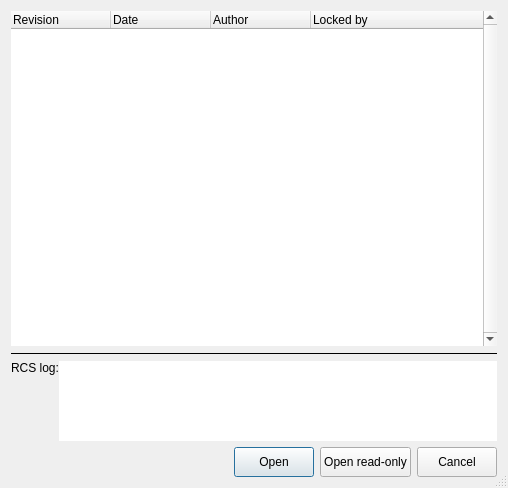
<ui version="4.0" >
 <class>RCSFilePreview_q</class>
 <widget class="QDialog" name="RCSFilePreview_q" >
  <property name="windowModality" >
   <enum>Qt::WindowModal</enum>
  </property>
  <property name="enabled" >
   <bool>true</bool>
  </property>
  <property name="geometry" >
   <rect>
    <x>0</x>
    <y>0</y>
    <width>508</width>
    <height>488</height>
   </rect>
  </property>
  <property name="sizePolicy" >
   <sizepolicy vsizetype="Preferred" hsizetype="Preferred" >
    <horstretch>0</horstretch>
    <verstretch>0</verstretch>
   </sizepolicy>
  </property>
  <property name="windowTitle" >
   <string>RCSFilePreview</string>
  </property>
  <property name="sizeGripEnabled" >
   <bool>true</bool>
  </property>
  <property name="modal" >
   <bool>true</bool>
  </property>
  <layout class="QVBoxLayout" >
   <item>
    <widget class="QTreeWidget" name="RCSTreeView" >
     <property name="minimumSize" >
      <size>
       <width>300</width>
       <height>0</height>
      </size>
     </property>
     <property name="frameShape" >
      <enum>QFrame::NoFrame</enum>
     </property>
     <property name="frameShadow" >
      <enum>QFrame::Plain</enum>
     </property>
     <property name="verticalScrollBarPolicy" >
      <enum>Qt::ScrollBarAlwaysOn</enum>
     </property>
     <property name="alternatingRowColors" >
      <bool>false</bool>
     </property>
     <property name="allColumnsShowFocus" >
      <bool>true</bool>
     </property>
     <column>
      <property name="text" >
       <string>Revision</string>
      </property>
     </column>
     <column>
      <property name="text" >
       <string>Date</string>
      </property>
     </column>
     <column>
      <property name="text" >
       <string>Author</string>
      </property>
     </column>
     <column>
      <property name="text" >
       <string>Locked by</string>
      </property>
     </column>
    </widget>
   </item>
   <item>
    <widget class="Line" name="line2" >
     <property name="frameShape" >
      <enum>QFrame::HLine</enum>
     </property>
     <property name="frameShadow" >
      <enum>QFrame::Plain</enum>
     </property>
     <property name="orientation" >
      <enum>Qt::Horizontal</enum>
     </property>
    </widget>
   </item>
   <item>
    <layout class="QHBoxLayout" >
     <property name="spacing" >
      <number>0</number>
     </property>
     <item>
      <widget class="QLabel" name="textLabel1" >
       <property name="sizePolicy" >
        <sizepolicy vsizetype="Minimum" hsizetype="Minimum" >
         <horstretch>0</horstretch>
         <verstretch>0</verstretch>
        </sizepolicy>
       </property>
       <property name="text" >
        <string>RCS log:</string>
       </property>
       <property name="alignment" >
        <set>Qt::AlignTop</set>
       </property>
       <property name="wordWrap" >
        <bool>false</bool>
       </property>
       <property name="margin" >
        <number>4</number>
       </property>
       <property name="indent" >
        <number>0</number>
       </property>
      </widget>
     </item>
     <item>
      <widget class="QTextBrowser" name="comment" >
       <property name="sizePolicy" >
        <sizepolicy vsizetype="Fixed" hsizetype="Expanding" >
         <horstretch>0</horstretch>
         <verstretch>0</verstretch>
        </sizepolicy>
       </property>
       <property name="maximumSize" >
        <size>
         <width>32767</width>
         <height>80</height>
        </size>
       </property>
       <property name="frameShape" >
        <enum>QFrame::NoFrame</enum>
       </property>
      </widget>
     </item>
    </layout>
   </item>
   <item>
    <layout class="QHBoxLayout" >
     <item>
      <spacer>
       <property name="orientation" >
        <enum>Qt::Horizontal</enum>
       </property>
       <property name="sizeType" >
        <enum>QSizePolicy::Expanding</enum>
       </property>
       <property name="sizeHint" >
        <size>
         <width>111</width>
         <height>30</height>
        </size>
       </property>
      </spacer>
     </item>
     <item>
      <widget class="QPushButton" name="openButton" >
       <property name="minimumSize" >
        <size>
         <width>0</width>
         <height>30</height>
        </size>
       </property>
       <property name="acceptDrops" >
        <bool>true</bool>
       </property>
       <property name="text" >
        <string>Open</string>
       </property>
      </widget>
     </item>
     <item>
      <widget class="QPushButton" name="openRO" >
       <property name="minimumSize" >
        <size>
         <width>0</width>
         <height>30</height>
        </size>
       </property>
       <property name="text" >
        <string>Open read-only</string>
       </property>
      </widget>
     </item>
     <item>
      <widget class="QPushButton" name="cancelButton" >
       <property name="minimumSize" >
        <size>
         <width>0</width>
         <height>30</height>
        </size>
       </property>
       <property name="text" >
        <string>Cancel</string>
       </property>
      </widget>
     </item>
    </layout>
   </item>
  </layout>
 </widget>
 <layoutdefault spacing="6" margin="11" />
 <tabstops>
  <tabstop>RCSTreeView</tabstop>
  <tabstop>comment</tabstop>
  <tabstop>openButton</tabstop>
 </tabstops>
 <includes/>
 <resources/>
 <connections>
  <connection>
   <sender>openRO</sender>
   <signal>released()</signal>
   <receiver>RCSFilePreview_q</receiver>
   <slot>openReadOnly()</slot>
   <hints>
    <hint type="sourcelabel" >
     <x>20</x>
     <y>20</y>
    </hint>
    <hint type="destinationlabel" >
     <x>20</x>
     <y>20</y>
    </hint>
   </hints>
  </connection>
  <connection>
   <sender>RCSTreeView</sender>
   <signal>currentItemChanged(QTreeWidgetItem*,QTreeWidgetItem*)</signal>
   <receiver>RCSFilePreview_q</receiver>
   <slot>selectedRevision(QTreeWidgetItem*)</slot>
   <hints>
    <hint type="sourcelabel" >
     <x>20</x>
     <y>20</y>
    </hint>
    <hint type="destinationlabel" >
     <x>20</x>
     <y>20</y>
    </hint>
   </hints>
  </connection>
  <connection>
   <sender>openButton</sender>
   <signal>clicked()</signal>
   <receiver>RCSFilePreview_q</receiver>
   <slot>openFile()</slot>
   <hints>
    <hint type="sourcelabel" >
     <x>379</x>
     <y>462</y>
    </hint>
    <hint type="destinationlabel" >
     <x>253</x>
     <y>243</y>
    </hint>
   </hints>
  </connection>
 </connections>
</ui>
